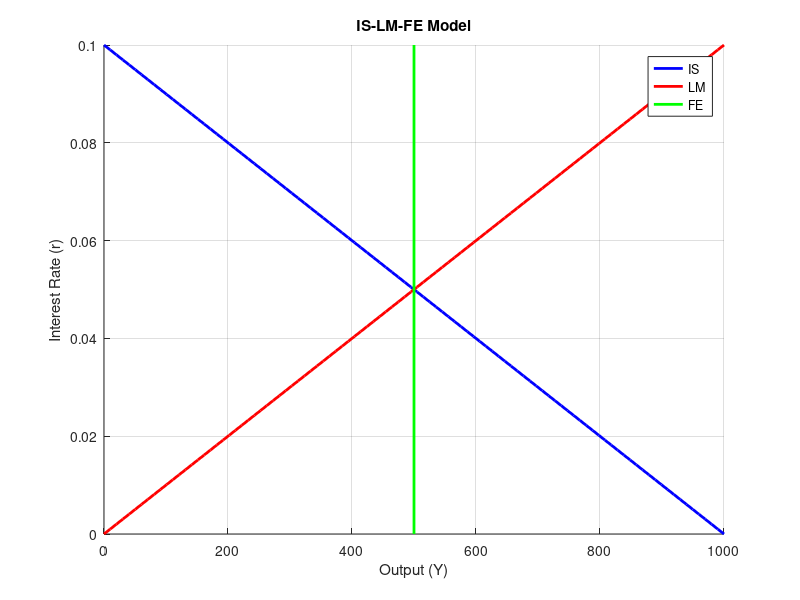

MATLAB code to generate this figure:
% Parameters for IS curve
Y_IS = linspace(0, 1000, 100);  % Income for IS curve
r_IS = 0.1 - 0.0001 * Y_IS;     % IS curve

% Parameters for LM curve
r_LM = 0.0001 * Y_IS;  % LM curve

% Full employment output
Y_FE = 500;  % Full employment output

% Plot IS, LM, and FE curves
figure;
hold on;
plot(Y_IS, r_IS, 'b', 'LineWidth', 2);  % IS curve
plot(Y_IS, r_LM, 'r', 'LineWidth', 2);  % LM curve
plot([Y_FE, Y_FE], [0, max(r_LM)], 'g', 'LineWidth', 2);  % FE curve
% plot([Y_FE, Y_FE], [0, max(r_LM)], 'k--', 'LineWidth', 1);  % Equilibrium line
% plot([0, Y_FE], [max(r_LM) * 0.5, max(r_LM) * 0.5], 'k--', 'LineWidth', 1);  % Equilibrium line
xlabel('Output (Y)');
ylabel('Interest Rate (r)');
title('IS-LM-FE Model');
legend('IS', 'LM', 'FE', 'Equilibrium', 'Location', 'Best');
ylim([0, 0.1]);
grid on;
hold off;
